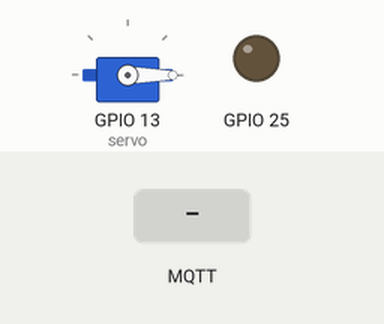
Simulated run of this sketch. Board: ESP32. Parts: servo, output pins drawn as LEDs (lit = HIGH). The test bench sets the inputs (shaded band). WiFi joins after 1.5 s; servers stay silent unless stated; the local clock reads 2024-03-15 10:24:30 at power-on unless the sketch sets it; no MQTT or app messages arrive unless stated; what the sketch prints to the serial monitor is not drawn.

Above: at 2.7 s.
2.8 s: MQTT message "1" arrives on the second subscribed topic
At 3.8 s:
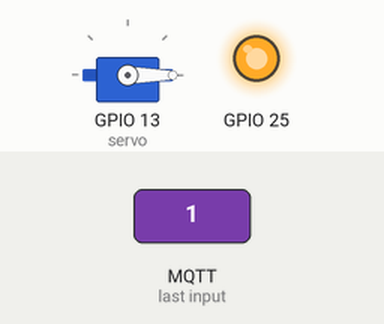
4.3 s: MQTT message "1" arrives on the first subscribed topic
At 5.0 s:
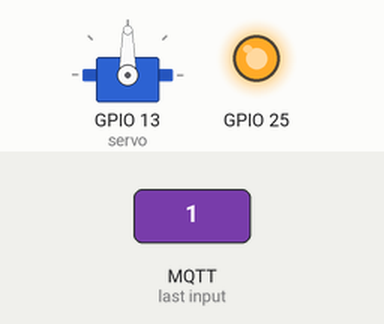
5.8 s: MQTT message "0" arrives on the first subscribed topic
At 6.1 s:
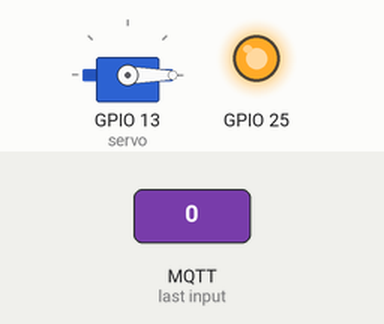
7.3 s: MQTT message "0" arrives on the second subscribed topic
At 8.5 s:
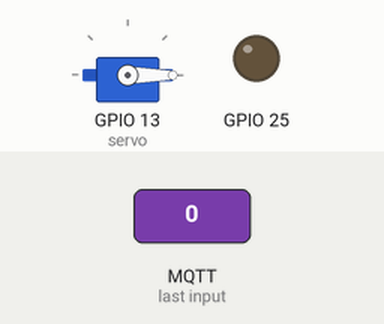
Timing chart, 0 to 9.8 s (numbered marks = the images above; inputs shaded):
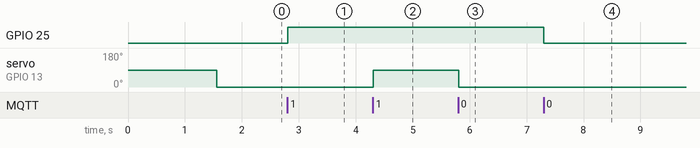

The sketch:

kitchen_actuators.ino
```cpp
/* Dans le cadre du projet Smart Ohm'e de BA3 ingénieur civil en informatique et gestion
 *  AFENZOUAR Farid
 *  email : Farid.AFENZOUAR@student.umons.ac.be
 *  FISICARO Federico
 *  email: Federico.FISICARO@student.umons.ac.be
 *  NGUYEN Harry
 *  email : Harry.NGUYEN@student.umons.ac.be
 *  VANSNICK Loïc
 *  email : Loic.VANSNICK@student.umons.ac.be
 */

#include <WiFi.h> // Enables the ESP8266 to connect to the local network (via WiFi)
#include <PubSubClient.h> // Allows us to connect to, and publish to the MQTT broker
#include<string.h>
#include<time.h>
#include <ESP32Servo.h>

// WiFi
// Make sure to update this for your own WiFi network!
const char* ssid = "IoTWifi";
const char* password ="SmartBuilding";
const char* mqttServer = "192.168.4.1";
const int mqttPort = 1883;

// MQTT
const char* mqtt_topic_window_state = "cuisine/window/state";
const char* mqtt_topic_eclairage = "cuisine/eclairage";
const char* mqtt_topic_window_manuel = "cuisine/window/manuel";
const char* mqtt_topic_eclairage_manuel = "cuisine/eclairage/manuel";

// The client id identifies the ESP8266 device. Think of it a bit like a hostname (Or just a name, like Greg).
const char* clientID = "esp32_Cuisine_act";

// Initialise the WiFi and MQTT Client objects
WiFiClient espClient;
PubSubClient client(mqttServer, 1883, espClient); // 1883 is the listener port for the Broker
Servo servo;

int fenetre_ouverte=0;
int eclairage=0;
int temp=1;
int auto_window=1;
int auto_eclairage=1;
int temps_arret_win=0;
int temps_arret_ecl=0;
void callback(char* topic, byte* payload, unsigned int length) {
  float val=0;// pour sauvgarder la valeur reçu aprés la convertir en float
  String result="";
  Serial.print("Message arrived in topic: ");
  Serial.println(topic);

  Serial.print("Message:");
  for (int i = 0; i < length; i++) {
    Serial.print((char)payload[i]);
    result+=(char)payload[i];

  }
  //payload to float
  const char *c = result.c_str();
  val=atof(c);
  Serial.println();
  Serial.println("-----------------------");
//temperature
const char* top=topic;

if(strcmp(top,mqtt_topic_eclairage)==0){
  Serial.print("la valeur de l'eclairage est:");
  Serial.println(val);
 if(auto_eclairage==1)
 eclairage=val;
}
else if(strcmp(top,mqtt_topic_window_state)==0){
 // Ouvre et ferme la fenetre
Serial.print("l'etat de la fenetre est:");
  Serial.println(val);
  if(auto_window==1)
  fenetre_ouverte=val;
}
else if(strcmp(top,mqtt_topic_window_manuel)==0){
auto_window=0;
temps_arret_win=time(NULL);
fenetre_ouverte=(fenetre_ouverte==0)?1:0;
}
else if(strcmp(top,mqtt_topic_eclairage_manuel)==0){
if(eclairage==0){
auto_eclairage=0;
temps_arret_ecl=time(NULL);
eclairage=(eclairage==0)?1:0;
}
else
auto_eclairage=1;
}

}

void setup() {
  Serial.begin(115200);
  pinMode(25, OUTPUT);
  servo.attach(13);
// put your setup code here, to run once:

  Serial.println("ESP32 Analog IN Test");

  Serial.print("Connecting to ");
  Serial.println(ssid);

  // Connect to the WiFi
  WiFi.begin(ssid,password);

  // Wait until the connection has been confirmed before continuing
  while (WiFi.status() != WL_CONNECTED) {
    delay(500);
    Serial.print(".");
  }

  // Debugging - Output the IP Address of the ESP8266
  Serial.println("WiFi connected");
  Serial.print("IP address: ");
  Serial.println(WiFi.localIP());

  // Connect to MQTT Broker
  // client.connect returns a boolean value to let us know if the connection was successful.
  if (client.connect(clientID)) {
    Serial.println("Connected to MQTT Broker!");
  }
  else {
    Serial.println("Connection to MQTT Broker failed...");
  }
  client.setCallback(callback);
  client.subscribe("cuisine/window/state");
  client.subscribe("cuisine/eclairage");
  client.subscribe("cuisine/window/manuel");
  client.subscribe("cuisine/eclairage/manuel");
}

void loop() {
  client.setServer(mqttServer, mqttPort);
  while (!client.connected()) {
    Serial.println("Connecting to MQTT...");

    if (client.connect("ESP32Client")) {

      Serial.println("connected");

    } else {

      Serial.print("failed with state ");
      Serial.print(client.state());
      delay(2000);

    }
  }
  if(time(NULL)-temps_arret_win>60)
  auto_window=1;
  if(time(NULL)-temps_arret_ecl>60)
  auto_eclairage=1;
  if(eclairage==1){
    digitalWrite(25, HIGH);
    }
    else {
    digitalWrite(25,LOW);
    }
 if(fenetre_ouverte==1  ){
    servo.write(90);

    } else if(fenetre_ouverte==0 ){
      servo.write(0);
      }
client.loop();
}
```

Measured:
- after the input at 2.8 s, GPIO 25: LOW → HIGH at once
- after the input at 4.3 s, servo on GPIO 13 (servo): 0° → 90° at once
- after the input at 5.8 s, servo on GPIO 13 (servo): 90° → 0° at once
- after the input at 7.3 s, GPIO 25: HIGH → LOW at once
